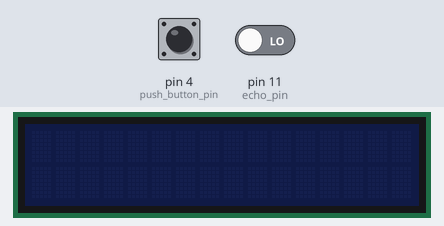
Bench run of a program on a simulated Arduino Uno, built with avr-gcc and run on an emulated ATmega328P. Parts: 16×2 character LCD. The inputs (shaded band) are chosen by the test bench; at power-on: pin 4 (push_button_pin) HIGH, pin 11 (echo_pin) LOW.

Above: at 1.2 s.
1.3 s: pin 4 (push_button_pin) pulled LOW for 3.2 s
At 2.7 s:
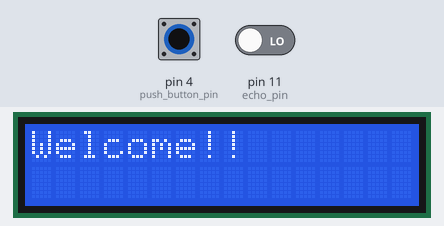
7.5 s: pin 4 (push_button_pin) pulled LOW for 0.15 s
At 10.53 s:
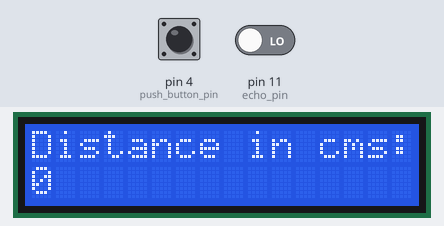
10.6 s: pin 4 (push_button_pin) pulled LOW for 1 s
At 11.2 s:
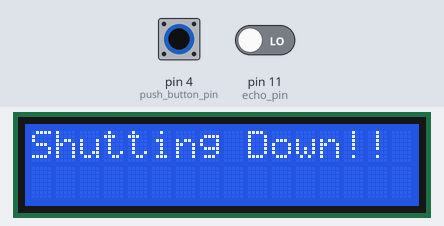
Timing chart, 0 to 13.6 s (numbered marks = the images above; inputs shaded):
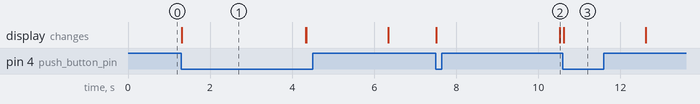

The program:

main.cpp
```cpp
#include <Arduino.h>
#include <LiquidCrystal_I2C.h>

/*
Check the distance using ultra sonic sensor...when the push button is pressed.
======= for LCD=========================
only the 4 pins need to be connected.
GND to gnd
VCC to 5V,
SDA to A4, SCL to A5
*/
LiquidCrystal_I2C lcd(0x27, 16,2);// 16 cols and 2 rows
// 0x27 since in my I2C, all 2 pins A0, A1 and A2 are not joined i.e. 0,0,0 refer image I2C_Address.JPG
/*
==================for Ultra Sonic Sensor=====================
connect trigger pin to 12, echo pin to 11,
vcc to 5v of arduino and grn to grn of arduino
*/
const int trigg_pin= 12;
const int echo_pin =11;
int travelTime;
int dist_in_cms=0;
const int push_button_pin= 4;
int buttonState=1;
int prev_buttonState=0;

void setup() {
lcd.init();
pinMode(push_button_pin, INPUT);
Serial.begin(9600);
}

void loop() {
buttonState= digitalRead(push_button_pin);
if (buttonState==0 and prev_buttonState==0){
lcd.backlight();
lcd.print("Welcome!!");
delay(2000);
prev_buttonState=1;
digitalWrite(trigg_pin, LOW);
delayMicroseconds(2);
digitalWrite(trigg_pin, HIGH); //Send ping
delayMicroseconds(10);  //Ping must remain high for 10ms to send a proper signal out.
digitalWrite(trigg_pin, LOW);  //stop ping
travelTime= pulseIn(echo_pin, HIGH); // gives the time in micro seconds
dist_in_cms= 0.017*travelTime; // calculated using distance= speed * time
lcd.setCursor(0,0);
lcd.print("Distance in cms: ");
lcd.setCursor(0,1);
lcd.print(dist_in_cms);
}
else if (buttonState==0 and prev_buttonState==1){
  prev_buttonState=0;
  lcd.clear();
  lcd.print("Shutting Down!!");
  delay(2000);
  lcd.clear();
  lcd.noBacklight();
}
}
/*
the above does not give the live distance but only the distance each time the button is pressed.
thats becoz once it enters the loop it checks the distance only once.
*/
```

Measured:
- after the input at 1.3 s, the display: changes at once (image 1)
- after the input at 7.5 s, the display: first changes at once (image 2 shows a later state)
- after the input at 10.6 s, the display: changes at once (image 3)
- what the display in image 1 shows lasts 3.0 s, from 1.3 s to 4.3 s
